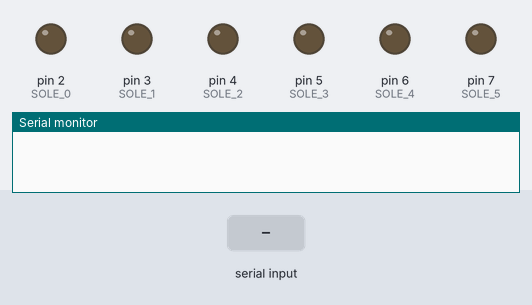
A sketch run on a simulated Arduino Uno, built with avr-gcc and run on an emulated ATmega328P. Parts: output pins drawn as LEDs (lit = HIGH), the last lines printed to the serial monitor. The inputs (shaded band) are chosen by the test bench.

Above: at 1.2 s.
1.3 s: "a000001\n" received over Serial
At 3.5 s:
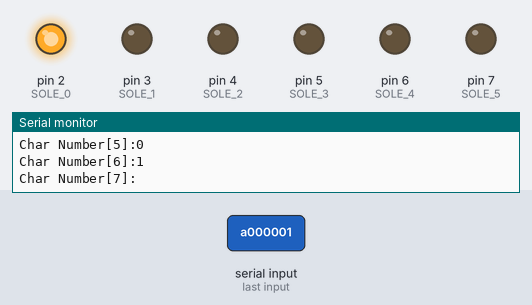
3.8 s: "b000011\n" received over Serial
At 5.6 s:
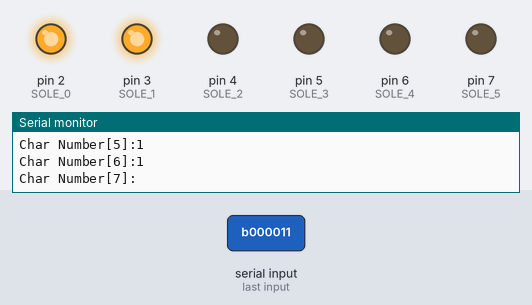
6.3 s: "c001001\n" received over Serial
At 8.5 s:
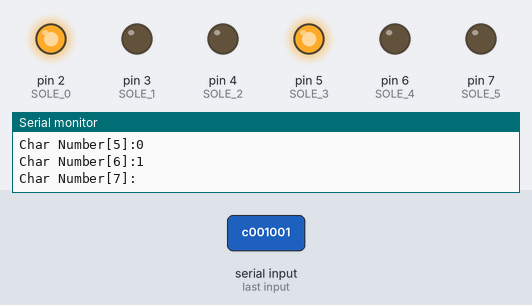
8.8 s: "d110001\n" received over Serial
At 10.6 s:
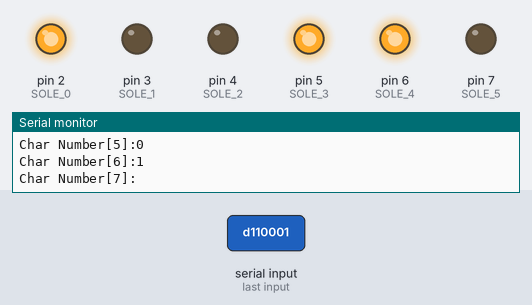
11.3 s: "e010001\n" received over Serial
At 13.5 s:
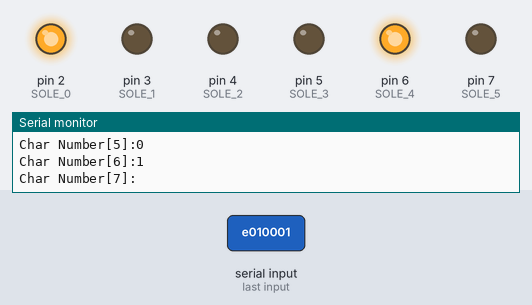
13.8 s: "f" received over Serial
At 15.6 s:
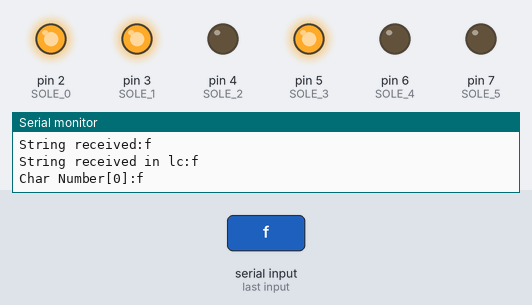
Timing chart, 0 to 17.1 s (numbered marks = the images above; inputs shaded):
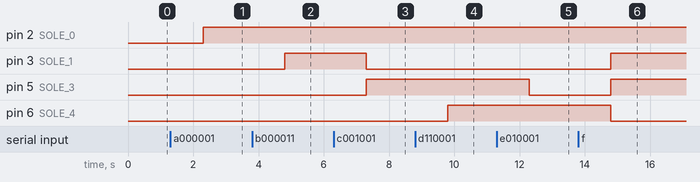

Measured:
- after the input at 1.3 s, pin 2 (SOLE_0): LOW → HIGH after 1.0 s
- after the input at 3.8 s, pin 3 (SOLE_1): LOW → HIGH after 1.0 s
- after the input at 6.3 s, pin 3 (SOLE_1): HIGH → LOW after 1.0 s; pin 5 (SOLE_3): LOW → HIGH after 1.0 s
- after the input at 8.8 s, pin 6 (SOLE_4): LOW → HIGH after 1.0 s
- after the input at 11.3 s, pin 5 (SOLE_3): HIGH → LOW after 1.0 s
- after the input at 13.8 s, pin 3 (SOLE_1), pin 5 (SOLE_3): LOW → HIGH after 1.0 s; pin 6 (SOLE_4): HIGH → LOW after 1.0 s

The sketch:

pibi.ino
```cpp
// programa realizado para procesar textos digitales y codificarlos en braille para proyecto Pibi
// hecho por: FGC
// Ultima actualización: 9/9/2018 por: FGC

#define BAUD_RATE 115200

char string_tp;
String aux_string;
String stringToproccess;

#define SOLE_0  2
#define SOLE_1  3
#define SOLE_2  4
#define SOLE_3  5
#define SOLE_4  6
#define SOLE_5  7

//String braille_sequences[] = {"a000001",
//                              "b000011",
//                              "c001001",
//                              "d110001",
//                              "e010001"};

void setup() {

Serial.begin(BAUD_RATE);

  pinMode(SOLE_0, OUTPUT);
  pinMode(SOLE_1, OUTPUT);
  pinMode(SOLE_2, OUTPUT);
  pinMode(SOLE_3, OUTPUT);
  pinMode(SOLE_4, OUTPUT);
  pinMode(SOLE_5, OUTPUT);

}

void loop() {
if (Serial.available() > 0){

//Show received string
aux_string=Serial.readString();
Serial.println("String received:" + aux_string);

//Show received string in lowerCase
aux_string.toLowerCase();
Serial.println("String received in lc:" + aux_string);

//Read each char into the string
int n = aux_string.length();
for (int i = 0; i < n; i++) {
Serial.println("Char Number[" + String(i) + "]:" + aux_string[i]); //stringToProccess[i] <=> stringToProccess.charAt(i)

if(aux_string[i]=='a'){
digitalWrite(2, HIGH);
digitalWrite(3, LOW);
digitalWrite(4, LOW);
digitalWrite(5, LOW);
digitalWrite(6, LOW);
digitalWrite(7, LOW);
delay(400);}
else if(aux_string[i]=='b'){
digitalWrite(2, HIGH);
digitalWrite(3, HIGH);
digitalWrite(4, LOW);
digitalWrite(5, LOW);
digitalWrite(6, LOW);
digitalWrite(7, LOW);
delay(400);}
else if(aux_string[i]=='c'){
digitalWrite(2, HIGH);
digitalWrite(3, LOW);
digitalWrite(4, LOW);
digitalWrite(5, HIGH);
digitalWrite(6, LOW);
digitalWrite(7, LOW);
delay(400);}
else if(aux_string[i]=='d'){
digitalWrite(2, HIGH);
digitalWrite(3, LOW);
digitalWrite(4, LOW);
digitalWrite(5, HIGH);
digitalWrite(6, HIGH);
digitalWrite(7, LOW);
delay(400);}
else if(aux_string[i]=='e'){
digitalWrite(2, HIGH);
digitalWrite(3, LOW);
digitalWrite(4, LOW);
digitalWrite(5, LOW);
digitalWrite(6, HIGH);
digitalWrite(7, LOW);
delay(400);}
else if(aux_string[i]=='f'){
digitalWrite(2, HIGH);
digitalWrite(3, HIGH);
digitalWrite(4, LOW);
digitalWrite(5, HIGH);
digitalWrite(6, LOW);
digitalWrite(7, LOW);
delay(400);}
else if(aux_string[i]=='g'){
digitalWrite(2, HIGH);
digitalWrite(3, HIGH);
digitalWrite(4, LOW);
digitalWrite(5, HIGH);
digitalWrite(6, HIGH);
digitalWrite(7, LOW);
delay(400);}
else if(aux_string[i]=='h'){
digitalWrite(2, HIGH);
digitalWrite(3, HIGH);
digitalWrite(4, LOW);
digitalWrite(5, LOW);
digitalWrite(6, HIGH);
digitalWrite(7, LOW);
delay(400);}
else if(aux_string[i]=='i'){
digitalWrite(2, LOW);
digitalWrite(3, HIGH);
digitalWrite(4, LOW);
digitalWrite(5, HIGH);
digitalWrite(6, LOW);
digitalWrite(7, LOW);
delay(400);}
else if(aux_string[i]=='j'){
digitalWrite(2, LOW);
digitalWrite(3, HIGH);
digitalWrite(4, LOW);
digitalWrite(5, HIGH);
digitalWrite(6, HIGH);
digitalWrite(7, LOW);
delay(400);}
else if(aux_string[i]=='k'){
digitalWrite(2, HIGH);
digitalWrite(3, LOW);
digitalWrite(4, HIGH);
digitalWrite(5, LOW);
digitalWrite(6, LOW);
digitalWrite(7, LOW);
delay(400);}
else if(aux_string[i]=='l'){
digitalWrite(2, HIGH);
digitalWrite(3, HIGH);
digitalWrite(4, HIGH);
digitalWrite(5, LOW);
digitalWrite(6, LOW);
digitalWrite(7, LOW);
delay(400);}
else if(aux_string[i]=='m'){
digitalWrite(2, HIGH);
digitalWrite(3, LOW);
digitalWrite(4, HIGH);
digitalWrite(5, HIGH);
digitalWrite(6, LOW);
digitalWrite(7, LOW);
delay(400);}
else if(aux_string[i]=='n'){
digitalWrite(2, HIGH);
digitalWrite(3, LOW);
digitalWrite(4, HIGH);
digitalWrite(5, HIGH);
digitalWrite(6, HIGH);
digitalWrite(7, LOW);
delay(400);}
else if(aux_string[i]=='o'){
digitalWrite(2, HIGH);
digitalWrite(3, LOW);
digitalWrite(4, HIGH);
digitalWrite(5, LOW);
digitalWrite(6, HIGH);
digitalWrite(7, LOW);
delay(400);}
else if(aux_string[i]=='p'){
digitalWrite(2, HIGH);
digitalWrite(3, HIGH);
digitalWrite(4, HIGH);
digitalWrite(5, HIGH);
digitalWrite(6, LOW);
digitalWrite(7, LOW);
delay(400);}
else if(aux_string[i]=='q'){
digitalWrite(2, HIGH);
digitalWrite(3, HIGH);
digitalWrite(4, HIGH);
digitalWrite(5, HIGH);
digitalWrite(6, HIGH);
digitalWrite(7, LOW);
delay(400);}
else if(aux_string[i]=='r'){
digitalWrite(2, HIGH);
digitalWrite(3, HIGH);
digitalWrite(4, HIGH);
digitalWrite(5, LOW);
digitalWrite(6, HIGH);
digitalWrite(7, LOW);
delay(400);}
else if(aux_string[i]=='s'){
digitalWrite(2, LOW);
digitalWrite(3, HIGH);
digitalWrite(4, HIGH);
digitalWrite(5, HIGH);
digitalWrite(6, LOW);
digitalWrite(7, LOW);
delay(400);}
else if(aux_string[i]=='t'){
digitalWrite(2, LOW);
digitalWrite(3, HIGH);
digitalWrite(4, HIGH);
digitalWrite(5, HIGH);
digitalWrite(6, HIGH);
digitalWrite(7, LOW);
delay(400);}
else if(aux_string[i]=='u'){
digitalWrite(2, HIGH);
digitalWrite(3, LOW);
digitalWrite(4, HIGH);
digitalWrite(5, LOW);
digitalWrite(6, LOW);
digitalWrite(7, HIGH);
delay(400);}
else if(aux_string[i]=='v'){
digitalWrite(2, HIGH);
digitalWrite(3, HIGH);
digitalWrite(4, HIGH);
digitalWrite(5, LOW);
digitalWrite(6, LOW);
digitalWrite(7, HIGH);
delay(400);}
else if(aux_string[i]=='w'){
digitalWrite(2, LOW);
digitalWrite(3, HIGH);
digitalWrite(4, LOW);
digitalWrite(5, HIGH);
digitalWrite(6, HIGH);
digitalWrite(7, HIGH);
delay(400);}
else if(aux_string[i]=='x'){
digitalWrite(2, HIGH);
digitalWrite(3, LOW);
digitalWrite(4, HIGH);
digitalWrite(5, HIGH);
digitalWrite(6, LOW);
digitalWrite(7, HIGH);
delay(400);}
else if(aux_string[i]=='y'){
digitalWrite(2, HIGH);
digitalWrite(3, LOW);
digitalWrite(4, HIGH);
digitalWrite(5, HIGH);
digitalWrite(6, HIGH);
digitalWrite(7, HIGH);
delay(400);}
else if(aux_string[i]=='z'){
digitalWrite(2, HIGH);
digitalWrite(3, LOW);
digitalWrite(4, HIGH);
digitalWrite(5, LOW);
digitalWrite(6, HIGH);
digitalWrite(7, HIGH);
delay(400);}
else if(aux_string[i]==' '){
digitalWrite(2, LOW);
digitalWrite(3, LOW);
digitalWrite(4, LOW);
digitalWrite(5, LOW);
digitalWrite(6, LOW);
digitalWrite(7, LOW);
delay(400);}


  }
 }
}
```
